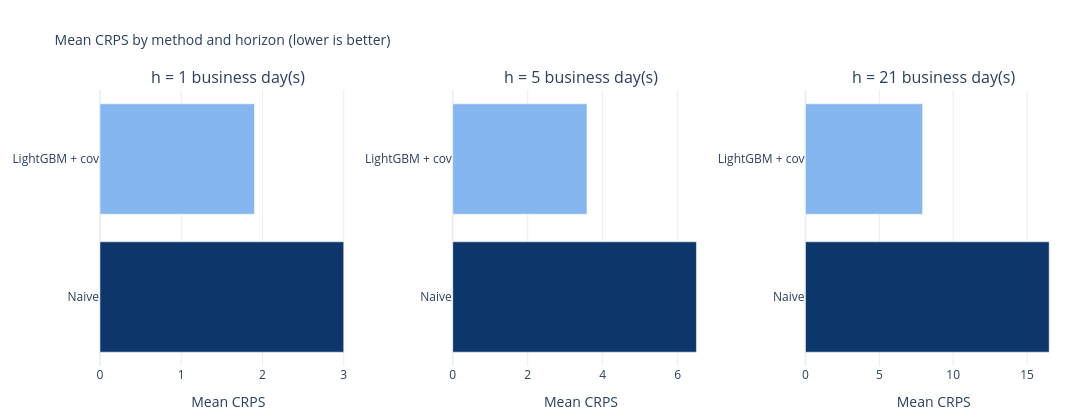

Notebook code cell kept with this figure:
### Code cell
plotly_display_multivariate_backtest_leaderboard(EVAL_DF)

### Figure 1 — Plotly figure (JSON) as saved in the notebook; plotly's stock layout.template omitted (floating-point values rounded to 4 significant figures)
{"data": [{"hovertemplate": "%{y}<br>Mean CRPS: %{x:.5f}<extra></extra>", "marker": {"color": ["rgb(134, 182, 239)", "rgb(13, 54, 107)"]}, "orientation": "h", "showlegend": false, "type": "bar", "x": [1.901, 3.0], "xaxis": "x", "y": ["LightGBM + cov", "Naive"], "yaxis": "y"}, {"hovertemplate": "%{y}<br>Mean CRPS: %{x:.5f}<extra></extra>", "marker": {"color": ["rgb(134, 182, 239)", "rgb(13, 54, 107)"]}, "orientation": "h", "showlegend": false, "type": "bar", "x": [3.58, 6.5], "xaxis": "x2", "y": ["LightGBM + cov", "Naive"], "yaxis": "y2"}, {"hovertemplate": "%{y}<br>Mean CRPS: %{x:.5f}<extra></extra>", "marker": {"color": ["rgb(134, 182, 239)", "rgb(13, 54, 107)"]}, "orientation": "h", "showlegend": false, "type": "bar", "x": [7.93, 16.5], "xaxis": "x3", "y": ["LightGBM + cov", "Naive"], "yaxis": "y3"}], "layout": {"annotations": [{"font": {"size": 16}, "showarrow": false, "text": "h = 1 business day(s)", "x": 0.1333, "xanchor": "center", "xref": "paper", "y": 1, "yanchor": "bottom", "yref": "paper"}, {"font": {"size": 16}, "showarrow": false, "text": "h = 5 business day(s)", "x": 0.5, "xanchor": "center", "xref": "paper", "y": 1, "yanchor": "bottom", "yref": "paper"}, {"font": {"size": 16}, "showarrow": false, "text": "h = 21 business day(s)", "x": 0.8667, "xanchor": "center", "xref": "paper", "y": 1, "yanchor": "bottom", "yref": "paper"}], "height": 420, "margin": {"b": 50, "l": 60, "r": 30, "t": 90}, "title": {"font": {"size": 14}, "text": "Mean CRPS by method and horizon (lower is better)"}, "width": 1140, "xaxis": {"anchor": "y", "domain": [0, 0.2667], "gridcolor": "rgba(0, 0, 0, 0.08)", "showgrid": true, "title": {"text": "Mean CRPS"}}, "xaxis2": {"anchor": "y2", "domain": [0.3667, 0.6333], "gridcolor": "rgba(0, 0, 0, 0.08)", "showgrid": true, "title": {"text": "Mean CRPS"}}, "xaxis3": {"anchor": "y3", "domain": [0.7333, 1], "gridcolor": "rgba(0, 0, 0, 0.08)", "showgrid": true, "title": {"text": "Mean CRPS"}}, "yaxis": {"anchor": "x", "autorange": "reversed", "domain": [0, 1]}, "yaxis2": {"anchor": "x2", "autorange": "reversed", "domain": [0, 1]}, "yaxis3": {"anchor": "x3", "autorange": "reversed", "domain": [0, 1]}}}
